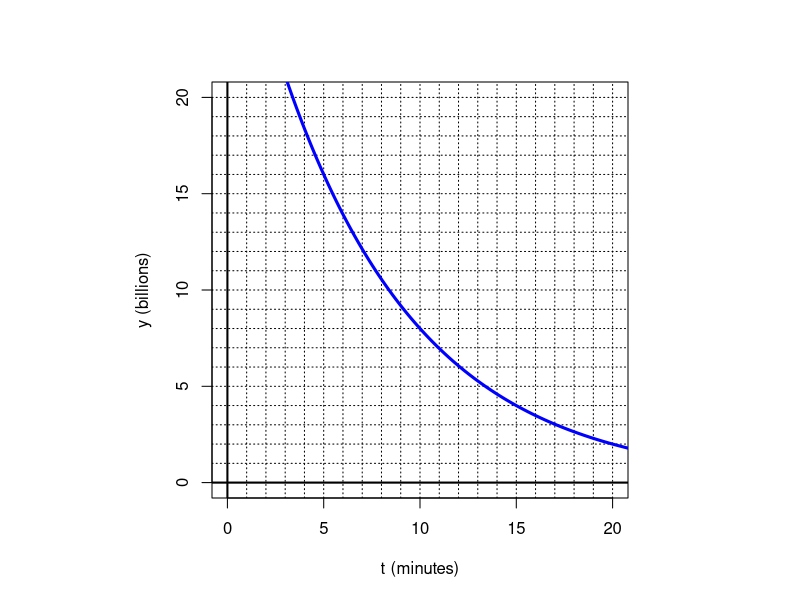
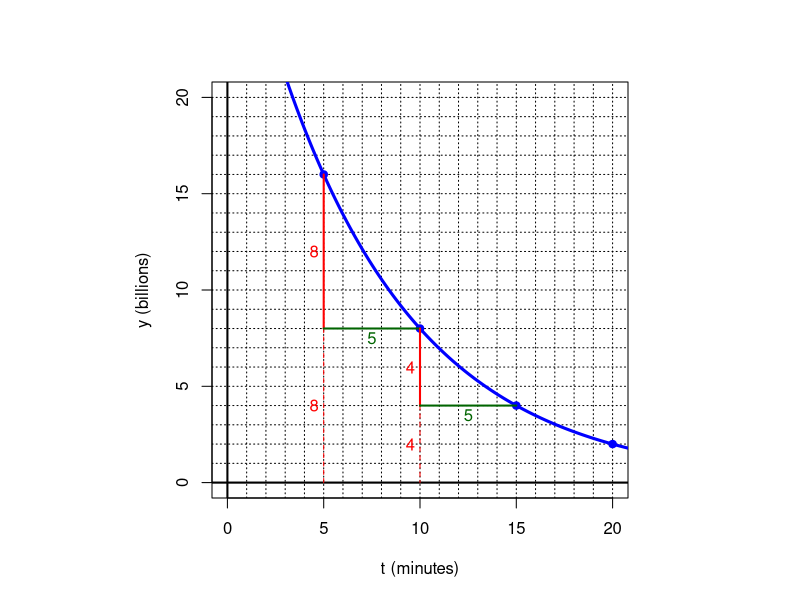

Recreate these plots in R, in order.
## ---- chunk 1
hl = sample(2:8,1)
lowy = sample(1:5,1)
lowx = sample(1:(20-2*hl),1)
hiy = lowy*4
## ---- chunk 2
par(pty="s")
plot(0,0,type="n",xlim=c(0,20),ylim=c(0,20),xlab="t (minutes)",ylab="y (billions)")
for(i in 1:20){
  abline(h=i,lty=3)
  abline(v=i,lty=3)
}
abline(h=0,lwd=2)
abline(v=0,lwd=2)
t = seq(-1,21,0.01)
y = hiy*(1/2)^((t-lowx)/hl)
lines(t,y,lwd=3,col="blue")
# points(c(lowx-2*hl,lowx-hl,lowx,lowx+hl,lowx+2*hl),c(hiy*4,hiy*2,hiy,hiy/2,hiy/4),col="blue",pch=19)
# if(round(100*hiy/8)/100==round(hiy/8)){
#   points(lowx+3*hl,hiy/8,col="blue",pch=19)
# }
## ---- chunk 3
par(pty="s")
plot(0,0,type="n",xlim=c(0,20),ylim=c(0,20),xlab="t (minutes)",ylab="y (billions)")
for(i in 1:20){
  abline(h=i,lty=3)
  abline(v=i,lty=3)
}
abline(h=0,lwd=2)
abline(v=0,lwd=2)
t = seq(-1,21,0.01)
y = hiy*(1/2)^((t-lowx)/hl)
lines(t,y,lwd=3,col="blue")
points(c(lowx-2*hl,lowx-hl,lowx,lowx+hl,lowx+2*hl),c(hiy*4,hiy*2,hiy,hiy/2,hiy/4),col="blue",pch=19)
if(round(100*hiy/8)/100==round(hiy/8)){
  points(lowx+3*hl,hiy/8,col="blue",pch=19)
}
lines(c(lowx,lowx),c(hiy,hiy/2),col="red",lwd=2)
text(lowx-0.5,3*hiy/4,hiy/2,col="red")
lines(c(lowx,lowx),c(hiy/2,0),col="red",lwd=1,lty=2)
text(lowx-0.5,hiy/4,hiy/2,col="red")
lines(c(lowx,lowx+hl),c(hiy/2,hiy/2),col="darkgreen",lwd=2)
text(lowx+hl/2,hiy/2-0.5,hl,col="darkgreen")
lines(c(lowx+hl,lowx+hl),c(hiy/2,hiy/4),col="red",lwd=2)
text(lowx+hl-0.5,3*hiy/8,hiy/4,col="red")
lines(c(lowx+hl,lowx+hl),c(hiy/4,0),col="red",lwd=1,lty=2)
text(lowx+hl-0.5,hiy/8,hiy/4,col="red")
lines(c(lowx+hl,lowx+2*hl),c(hiy/4,hiy/4),col="darkgreen",lwd=2)
text(lowx+3*hl/2,hiy/4-0.5,hl,col="darkgreen")
